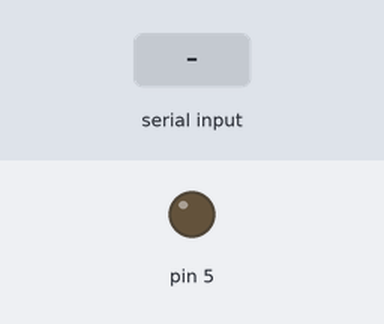
The sketch below on a simulated Arduino Uno, built with avr-gcc and run on an emulated ATmega328P. On the bench: output pins drawn as LEDs (lit = HIGH). The test bench sets the inputs (shaded band).

Above: at 1.2 s.
1.3 s: "90,45\n" received over Serial
At 3.2 s:
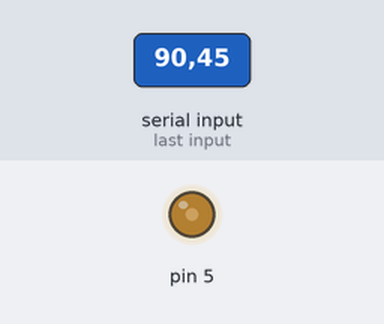
3.8 s: "30,150\n" received over Serial
At 5.1 s:
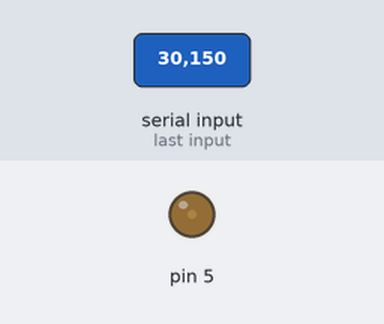
6.3 s: "200\n" received over Serial
At 8.1 s:
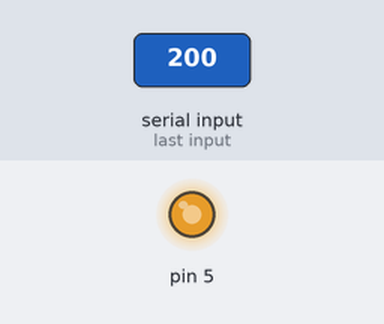
8.8 s: "90\n" received over Serial
At 11.2 s:
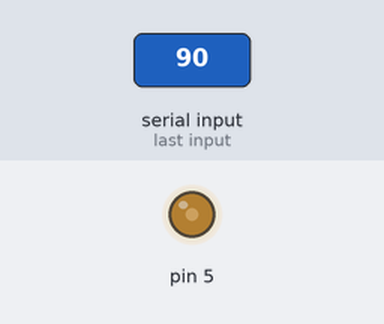
Timing chart, 0 to 12.3 s (numbered marks = the images above; inputs shaded):
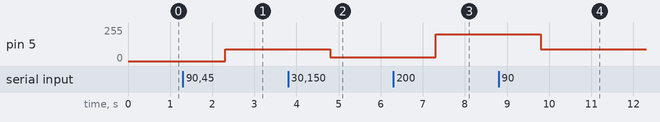

The sketch:

sketch_mar12a.ino
```cpp
void setup() {
  Serial.begin(9600);
  pinMode(5,OUTPUT);

}

void loop() {
  int x;
  if(Serial.available()>0){
    x = Serial.readString().toInt();
    analogWrite(5,x);
  }

}
```

Measured:
- after the input at 1.3 s, pin 5: 0/255 → 90/255 after 1.0 s
- after the input at 3.8 s, pin 5: 90/255 → 30/255 after 1.0 s
- after the input at 6.3 s, pin 5: 30/255 → 200/255 after 1.0 s
- after the input at 8.8 s, pin 5: 200/255 → 90/255 after 1.0 s
